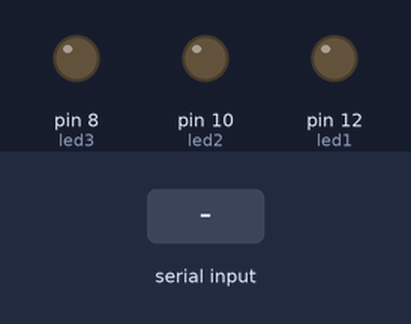
Bench run of a sketch on a simulated Arduino Uno, built with avr-gcc and run on an emulated ATmega328P. On the bench: output pins drawn as LEDs (lit = HIGH). The test bench sets the inputs (shaded band).

Above: at 1.2 s.
1.3 s: "A" received over Serial
At 1.9 s:
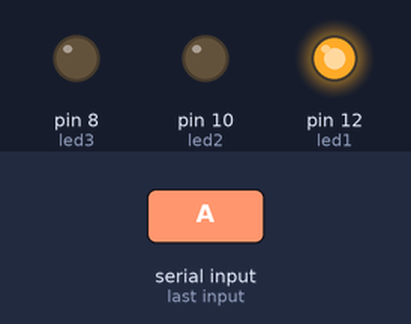
2.8 s: "B" received over Serial
At 4.0 s:
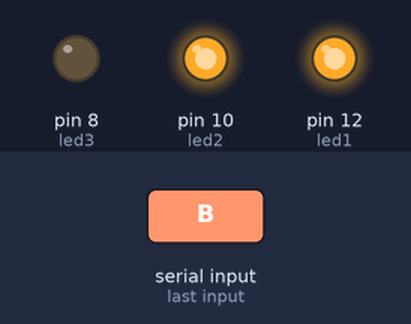
4.3 s: "a" received over Serial
At 5.4 s:
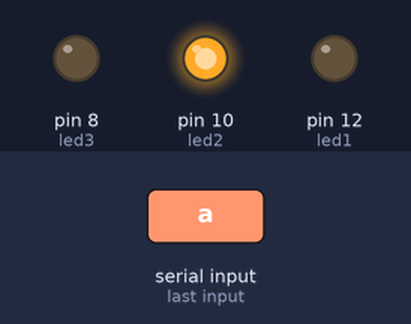
5.8 s: "C" received over Serial
At 6.5 s:
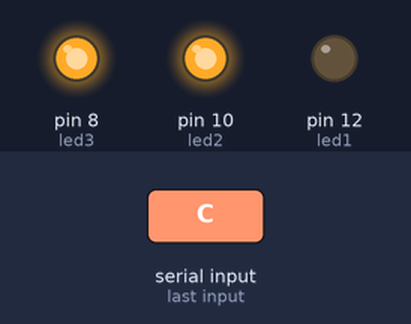
7.3 s: "b" received over Serial
At 7.7 s:
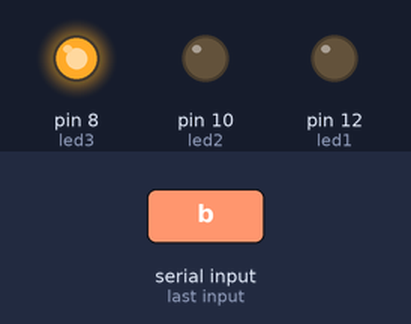
8.8 s: "c" received over Serial
At 10.0 s:
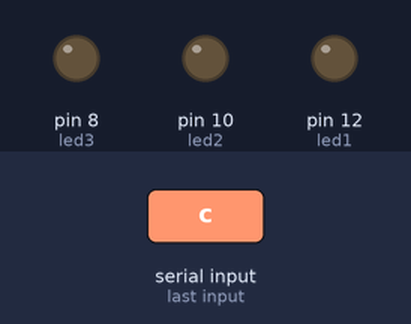
Timing chart, 0 to 11.3 s (numbered marks = the images above; inputs shaded):
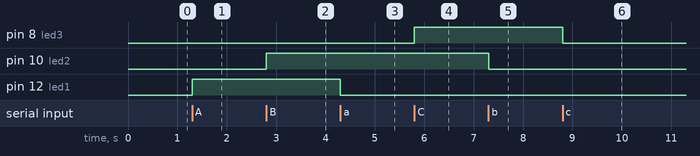

Measured:
- after the input at 1.3 s, pin 12 (led1): LOW → HIGH at once
- after the input at 2.8 s, pin 10 (led2): LOW → HIGH at once
- after the input at 4.3 s, pin 12 (led1): HIGH → LOW at once
- after the input at 5.8 s, pin 8 (led3): LOW → HIGH at once
- after the input at 7.3 s, pin 10 (led2): HIGH → LOW at once
- after the input at 8.8 s, pin 8 (led3): HIGH → LOW at once

The sketch:

03_-_controlando_3_leds.ino
```cpp
int led1 = 12;
int led2 = 10;
int led3 = 8;

void setup() {
  pinMode(led1, OUTPUT);
  pinMode(led2, OUTPUT);
  pinMode(led3, OUTPUT);
  Serial.begin(9600);
}

void loop() {
  while(Serial.available() > 0) {
    char comando = Serial.read();
    if(comando == 'A') {
      digitalWrite(led1, HIGH);
    }
    if(comando == 'a') {
      digitalWrite(led1, LOW);
    }
    if(comando == 'B') {
      digitalWrite(led2, HIGH);
    }
    if(comando == 'b') {
      digitalWrite(led2, LOW);
    }
    if(comando == 'C') {
      digitalWrite(led3, HIGH);
    }
    if(comando == 'c') {
      digitalWrite(led3, LOW);
    }

  }
}
```
